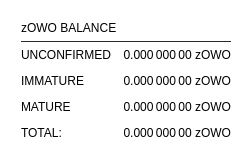
        <widget class="QFrame" name="frame_4">
         <property name="maximumSize">
          <size>
           <width>16777215</width>
           <height>0</height>
          </size>
         </property>
         <property name="styleSheet">
          <string notr="true">background-color: transparent;</string>
         </property>
         <property name="frameShape">
          <enum>QFrame::StyledPanel</enum>
         </property>
         <property name="frameShadow">
          <enum>QFrame::Raised</enum>
         </property>
         <layout class="QVBoxLayout" name="verticalLayout_7">
          <property name="leftMargin">
           <number>20</number>
          </property>
          <property name="topMargin">
           <number>20</number>
          </property>
          <property name="rightMargin">
           <number>20</number>
          </property>
          <property name="bottomMargin">
           <number>20</number>
          </property>
          <item>
           <layout class="QHBoxLayout" name="horizontalLayout_8" stretch="0">
            <item>
             <widget class="QLabel" name="label_5z_3">
              <property name="maximumSize">
               <size>
                <width>16777215</width>
                <height>20</height>
               </size>
              </property>
              <property name="font">
               <font>
                <weight>50</weight>
                <bold>false</bold>
               </font>
              </property>
              <property name="text">
               <string>zOWO BALANCE</string>
              </property>
             </widget>
            </item>
           </layout>
          </item>
          <item>
           <widget class="QLabel" name="label_6">
            <property name="maximumSize">
             <size>
              <width>16777215</width>
              <height>1</height>
             </size>
            </property>
            <property name="styleSheet">
             <string notr="true">background-color: #292929;</string>
            </property>
            <property name="text">
             <string/>
            </property>
           </widget>
          </item>
          <item>
           <layout class="QGridLayout" name="gridLayout_5">
            <property name="topMargin">
             <number>0</number>
            </property>
            <property name="spacing">
             <number>12</number>
            </property>
            <item row="4" column="0">
             <widget class="QLabel" name="labelzBalanceMatureText">
              <property name="toolTip">
               <string>Mature: more than 20 confirmation and more than 1 mints of the same denomination after it was minted.
These zOWO are spendable.</string>
              </property>
              <property name="text">
               <string>MATURE</string>
              </property>
             </widget>
            </item>
            <item row="4" column="1">
             <widget class="QLabel" name="labelzBalanceMature">
              <property name="font">
               <font>
                <weight>50</weight>
                <bold>false</bold>
               </font>
              </property>
              <property name="toolTip">
               <string>Mature: more than 20 confirmation and more than 1 mints of the same denomination after it was minted.
These zOWO are spendable.</string>
              </property>
              <property name="text">
               <string>0.000 000 00 zOWO</string>
              </property>
              <property name="alignment">
               <set>Qt::AlignRight|Qt::AlignTrailing|Qt::AlignVCenter</set>
              </property>
             </widget>
            </item>
            <item row="2" column="0">
             <widget class="QLabel" name="labelzBalanceUnconfirmedText">
              <property name="toolTip">
               <string>Unconfirmed: less than 20 confirmations
Immature: confirmed, but less than 1 mints of the same denomination after it was minted</string>
              </property>
              <property name="text">
               <string>UNCONFIRMED</string>
              </property>
             </widget>
            </item>
            <item row="2" column="1">
             <widget class="QLabel" name="labelzBalanceUnconfirmed">
              <property name="font">
               <font>
                <weight>50</weight>
                <bold>false</bold>
               </font>
              </property>
              <property name="toolTip">
               <string>Unconfirmed: less than 20 confirmations
Immature: confirmed, but less than 1 mints of the same denomination after it was minted</string>
              </property>
              <property name="text">
               <string>0.000 000 00 zOWO</string>
              </property>
              <property name="alignment">
               <set>Qt::AlignRight|Qt::AlignTrailing|Qt::AlignVCenter</set>
              </property>
             </widget>
            </item>
            <item row="3" column="0">
             <widget class="QLabel" name="labelzBalanceImmatureText">
              <property name="toolTip">
               <string>Unconfirmed: less than 20 confirmations
Immature: confirmed, but less than 1 mints of the same denomination after it was minted</string>
              </property>
              <property name="text">
               <string>IMMATURE</string>
              </property>
             </widget>
            </item>
            <item row="3" column="1">
             <widget class="QLabel" name="labelzBalanceImmature">
              <property name="font">
               <font>
                <weight>50</weight>
                <bold>false</bold>
               </font>
              </property>
              <property name="toolTip">
               <string>Unconfirmed: less than 20 confirmations
Immature: confirmed, but less than 1 mints of the same denomination after it was minted</string>
              </property>
              <property name="text">
               <string>0.000 000 00 zOWO</string>
              </property>
              <property name="alignment">
               <set>Qt::AlignRight|Qt::AlignTrailing|Qt::AlignVCenter</set>
              </property>
             </widget>
            </item>
            <item row="5" column="0">
             <widget class="QLabel" name="labelzBalanceText">
              <property name="toolTip">
               <string>All available zOWO, unconfirmed and immature zOWO included.</string>
              </property>
              <property name="text">
               <string>TOTAL:</string>
              </property>
             </widget>
            </item>
            <item row="5" column="1">
             <widget class="QLabel" name="labelzBalance">
              <property name="font">
               <font>
                <weight>50</weight>
                <bold>false</bold>
               </font>
              </property>
              <property name="cursor">
               <cursorShape>IBeamCursor</cursorShape>
              </property>
              <property name="toolTip">
               <string>All available zOWO, unconfirmed and immature zOWO included.</string>
              </property>
              <property name="text">
               <string notr="true">0.000 000 00 zOWO</string>
              </property>
              <property name="alignment">
               <set>Qt::AlignRight|Qt::AlignTrailing|Qt::AlignVCenter</set>
              </property>
              <property name="textInteractionFlags">
               <set>Qt::LinksAccessibleByMouse|Qt::TextSelectableByKeyboard|Qt::TextSelectableByMouse</set>
              </property>
             </widget>
            </item>
           </layout>
          </item>
         </layout>
        </widget>
